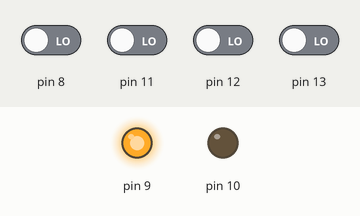
Recording of a sketch running on a simulated Arduino Uno, built for the host (arithmetic inside an expression is 32-bit, double 64-bit). Shown: output pins drawn as LEDs (lit = HIGH). Inputs (shaded band) come from the test bench; at power-on: pin 8, pin 11–13 LOW.

Above: at 0.1 s.
Timing chart, 0 to 1.6 s (numbered marks = the images above):
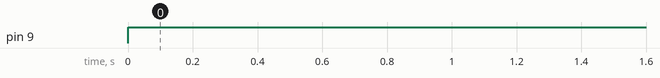

Measured:
- by itself, pin 9: LOW → HIGH at 0.00 s

The sketch:

pinConfigSensor.ino
```cpp
int delayFuncMS(long setTime){
  volatile int i = 0;
  volatile long time = setTime*16;
  for(i; i<=time;i++){

  }
  i=0;
}

int main(){
  USART_Init();
  DDRB = DDRB | 0x06;
  long microSeconds = 0;
  long duration;
  int distance = 0;
  while(1){
    PINB &= ~(0x02);
    delayFuncMS(2);
    PINB |= 0x02;
    delayFuncMS(10);
    PINB &= ~(0x02);

    microSeconds = 0;
    do{
      microSeconds+=16;
    }while((PINB & 0x04) == 0);
    duration = microSeconds;
    distance = duration * 0.0343/2;
    Serial.println(distance);


    delayFuncMS(1000);
  }
  return 1;
}

// Function to initialize USART for serial communication
void USART_Init() {
  unsigned int ubrr = F_CPU / 16 / 9600 - 1;  // Baud rate = 9600
  // Set baud rate
  UBRR0H = (unsigned char)(ubrr >> 8);
  UBRR0L = (unsigned char)ubrr;

  // Enable transmitter
  UCSR0B = (1 << TXEN0);

  // Set frame format: 8 data bits, 1 stop bit
  UCSR0C = (1 << UCSZ01) | (1 << UCSZ00);
}

// Function to send data over USART (for serial printing)
void USART_Transmit(unsigned char data) {
  while (!(UCSR0A & (1 << UDRE0))) {
    // Wait for empty transmit buffer
  }
  UDR0 = data;  // Put data into the buffer, sends the data
}

// Function to send a string over USART
void Serial_Print(const char* str) {
  while (*str) {
    USART_Transmit(*str++);
  }
}

// Function to print integers (distance in this case)
void Serial_Println(int num) {
  char buffer[16];
  itoa(num, buffer, 10); // Convert the integer to a string
  Serial_Print(buffer);  // Print the string
  USART_Transmit('\n');  // Print newline character
}
```
